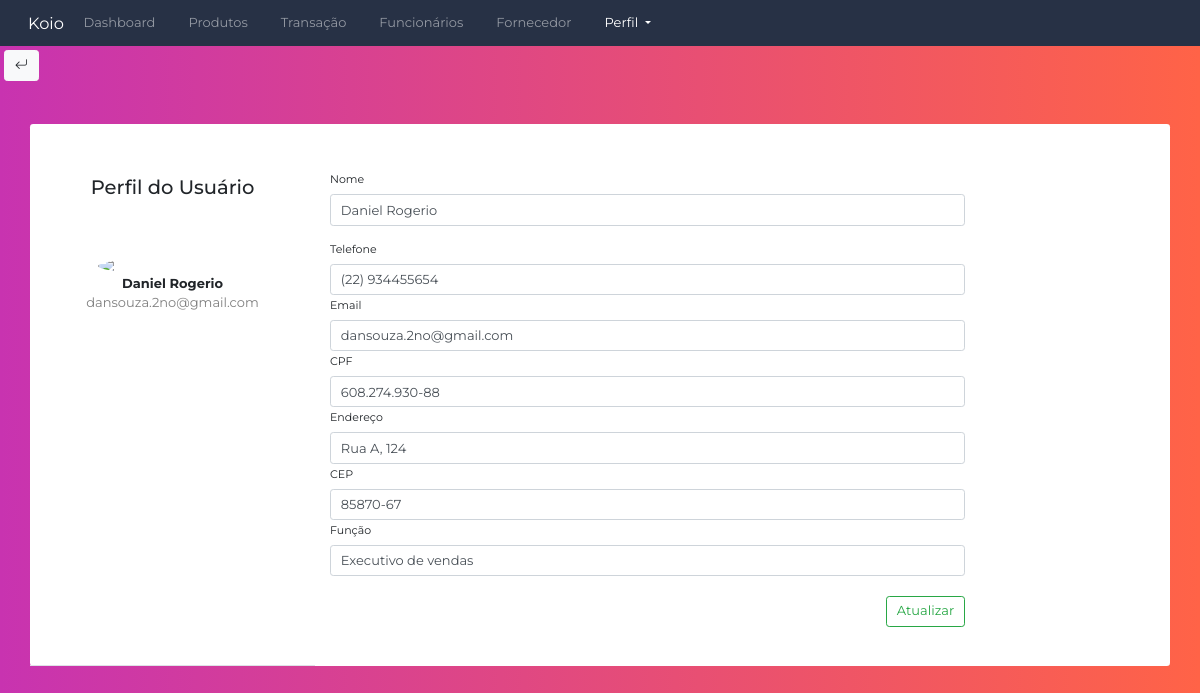
Page /telainicial/EditarPerfil/ (signed in) on the committed database.
### CRUDfuncionario/models.py (models this page shows, shortened)
class Funcionario(AbstractUser):
    idFuncionario = models.AutoField(primary_key=True)
    nivelDeAcesso = models.IntegerField(default=1)
    enderecoFuncionario = models.CharField(max_length=30)
    CPF = CPFField('CPF',default='000.000.000-0',validators=[valida_cpf])
    CEP = models.CharField(max_length=8)
    telefone = models.CharField(max_length=20)
    funcao = models.CharField(max_length=30)
    username = models.CharField(max_length=30,default='default_username', unique=True,
                                validators=[valida_texto])
    password = models.CharField(max_length=100, default='default_password')
    email = models.EmailField(unique=True, default='daniel@gmail.com',
                              validators = [EmailValidator(message="Insira um endereco de email valído")])
    def __init__(self, *args: Any, **kwargs: Any) -> None:
        super().__init__(*args, **kwargs)

### login/views.py (the view)
# urls.py: path('EditarPerfil/', Perfil_view, name='perfil'),
def Perfil_view(request):
    user_id =request.session.get('user_id')
    user = Funcionario.objects.get(idFuncionario=user_id)
    return render(request, 'perfil.html', {"user":user})

### login/templates/perfil.html (shortened to what this page needs)
{% extends 'navbar.html' %}
{% load static %}
{% block extra_css %}
<link rel="stylesheet" type="text/css" href="{% static 'css/perfil.css' %}">
<link rel="stylesheet" href="https://cdn.jsdelivr.net/npm/bootstrap@4.6.1/dist/css/bootstrap.min.css">
{% endblock %}
{% block content %}
<button onclick="history.back(); return false;" class="btn btn-light" style="margin: 4px">
    <i class="bi bi-arrow-return-left"></i>
</button>
<div class="container rounded bg-white mt-5 mb-5 ">
    <div class="row">
      <div class="col-12 col-md-3 border-bottom border-md-right py-3 py-md-5">
        <div class="d-flex flex-column align-items-center text-center">
            <div class="d-flex justify-content-between align-items-center mb-3 mt-3">
                <h4 class="text-right">Perfil do Usuário</h4>
            </div>
          <img class="rounded-circle mt-5" width="150px" src="https://st3.depositphotos.com/15648834/17930/v/600/depositphotos_179308454-stock-illustration-unknown-person-silhouette-glasses-profile.jpg">
          <span class="font-weight-bold">{{ user.username }}</span>
          <span class="text-black-50">{{ user.email }}</span>
        </div>
      </div>
      <div class="col-12 col-md-7 py-3 py-md-5">
        <form action="{% url 'atualizar_perfil' user.idFuncionario %}" class="editar-form" method="POST">
          <div class="row mt-2">
            <div class="col-12">
              <label class="labels">Nome</label>
              <input type="text" class="form-control" id="username" name="username" value="{{ user.username }}">
            </div>
          </div>
          <div class="row mt-3">
            <div class="col-12">
              <label class="labels">Telefone</label>
              <input type="text" class="form-control" id="telefone" name="telefone" value="{{ user.telefone }}">
            </div>
            <div class="col-12">
              <label class="labels">Email</label>
              <input type="email" class="form-control" id="email" name="email" value="{{ user.email }}">
            </div>
            <div class="col-12">
              <label class="labels">CPF</label>
              <input type="text" class="form-control" id="CPF" name="CPF" value="{{ user.CPF }}">
            </div>
            <div class="col-12">
              <label class="labels">Endereço</label>
              <input type="text" class="form-control" id="enderecoFuncionario" name="enderecoFuncionario" value="{{ user.enderecoFuncionario }}">
            </div>
            <div class="col-12">
              <label class="labels">CEP</label>
              <input type="text" class="form-control" id="CEP" name="CEP" value="{{ user.CEP }}">
            </div>
            <div class="col-12">
              <label class="labels">Função</label>
              <input type="text" class="form-control" id="funcao" name="funcao" value="{{user.funcao}}">
            </div>
          </div>
          <div class="mt-4 text-right">
            <button class="btn btn-outline-success" type="submit">Atualizar</button>
        </div>
        </form>
      </div>
    </div>
  </div>
{% endblock %}

### Static/css/base.css (style rules this page uses)
* { font-family: 'Montserrat', sans-serif; font-size: 13px; }

### login/Static/css/perfil.css (style rules this page uses)
body { background: linear-gradient(to right, rgba(200, 51, 176), rgba(255, 99, 71)); }
.labels { font-size: 11px }

### rows in the picture
Funcionario: username "Daniel Rogerio", email "dansouza.2no@gmail.com", telefone "(22) 934455654", CPF "608.274.930-88", enderecoFuncionario "Rua A, 124", CEP "85870-67", funcao "Executivo de vendas"
